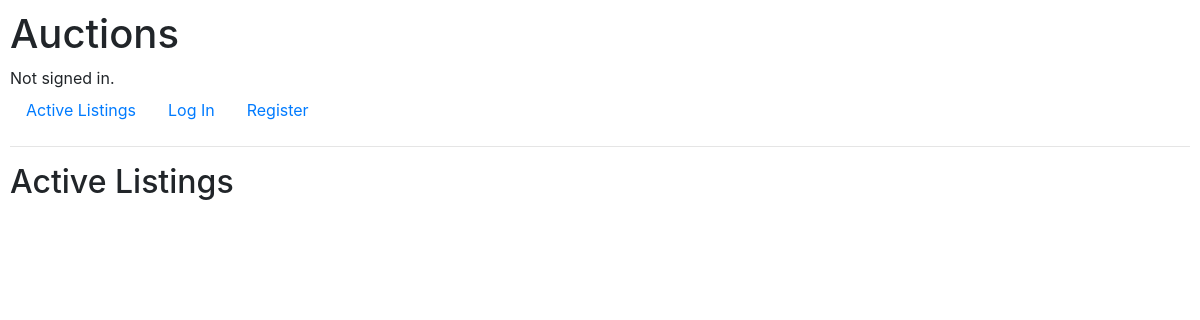
The app's page /, older data.
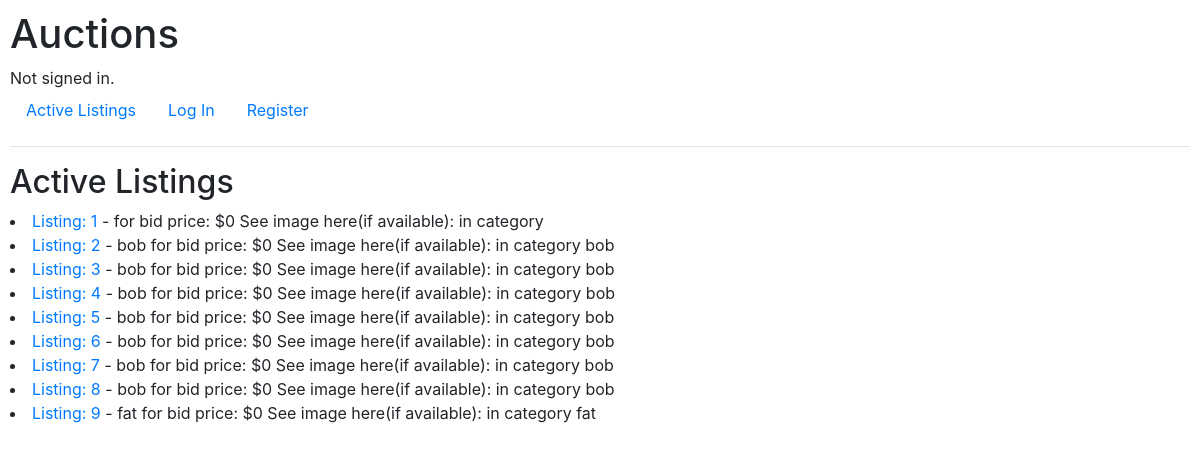
The same page, newer data.
### auctions/models.py (models this page shows, shortened)
class Listing(models.Model):
    title = models.CharField(max_length=64)
    description = models.CharField(max_length=500)
    start_bid = models.IntegerField(default=0)
    image = models.URLField(blank=True)
    category = models.CharField(max_length=20, choices=CATEGORY_CHOICES)

### auctions/views.py (the view)
# urls.py: path("", views.index, name="index"),
def index(request):
    return render(request, "auctions/index.html",
                  {'listings': Listing.objects.all()})

### auctions/templates/auctions/index.html
{% extends "auctions/layout.html" %}
{% block body %}
    <h2>Active Listings</h2>
    {% for listing in listings %}
            <li><a href={% url 'listing' listing.id %}> Listing: {{ listing.id }} </a> - {{ listing.description }} for bid price: ${{ listing.start_bid }} See image here(if available): {% if listing.image %}<a href="{{ listing.image}}">image </a>{% endif %} in category {{listing.category}}
            </li>
        {% endfor %}
{% endblock %}

Row changes from the older to the newer data that the page shows:
added Listing: id "1", start_bid "0"
added Listing: id "2", description "bob", start_bid "0", category "bob"
added Listing: id "3", description "bob", start_bid "0", category "bob"
added Listing: id "4", description "bob", start_bid "0", category "bob"
added Listing: id "5", description "bob", start_bid "0", category "bob"
added Listing: id "6", description "bob", start_bid "0", category "bob"
added Listing: id "7", description "bob", start_bid "0", category "bob"
added Listing: id "8", description "bob", start_bid "0", category "bob"
added Listing: id "9", description "fat", start_bid "0", category "fat"
